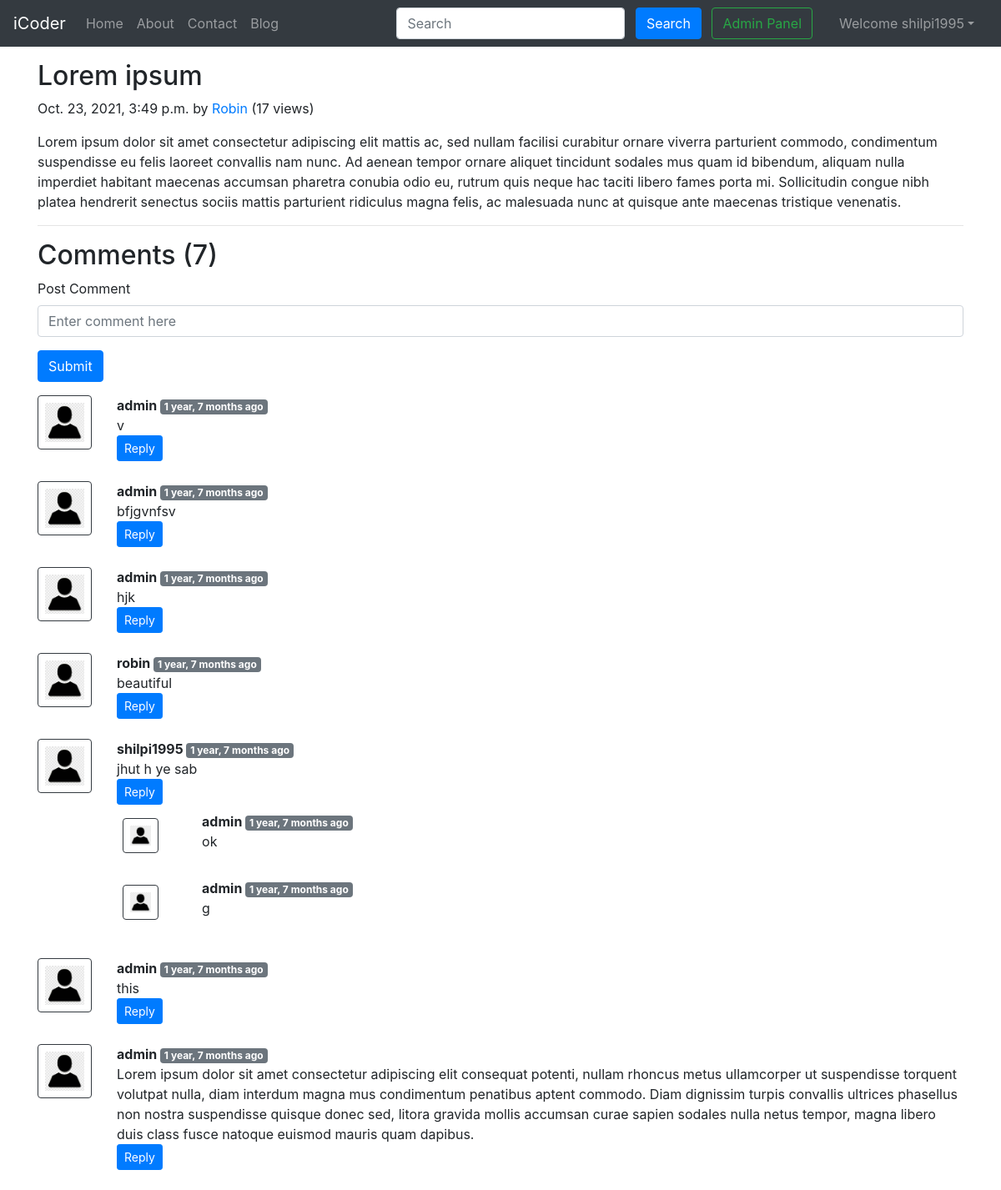
Page /blog/Lorem-ipsum (signed in) on the committed database.
### blog/models.py (models this page shows, shortened)
class Post(models.Model):
    sno = models.AutoField(primary_key=True)
    title = models.CharField(max_length=255)
    content = models.TextField()
    author = models.CharField(max_length=13)
    slug = models.CharField(max_length=130)
    views = models.IntegerField(default=0)
    timeStamp = models.DateTimeField(blank=True)

class BlogComment(models.Model):
    sno = models.AutoField(primary_key=True)
    comment = models.TextField()
    user = models.ForeignKey(User, on_delete=models.CASCADE)
    post = models.ForeignKey(Post, on_delete=models.CASCADE)
    parent = models.ForeignKey('self', on_delete=models.CASCADE, null=True)
    timestamp = models.DateTimeField(default=now)

### blog/views.py (the view)
# urls.py: path('<str:slug>', views.blogPost, name='blogPost'),
def blogPost(request, slug):
    post = Post.objects.filter(slug=slug).first()
    post.views = post.views + 1
    post.save()
    comments = BlogComment.objects.filter(post=post, parent=None)
    replies = BlogComment.objects.filter(post=post).exclude(parent=None)
    replyDict = {}
    for reply in replies:
        if reply.parent.sno not in replyDict.keys():
            replyDict[reply.parent.sno] = [reply]
        else:
            replyDict[reply.parent.sno].append(reply)
    context = {'post': post, 'comments': comments,
               'user': request.user, 'replyDict': replyDict}
    return render(request, "blog/blogPost.html", context)

### blog/templatetags/extras.py (called while the page is built)
@register.filter(name='get_val')
def get_val(dict, key):
    return dict.get(key)

### templates/blog/blogPost.html (shortened to what this page needs)
{% extends 'base.html' %}
{% block body %}
{% load humanize %}
{% load extras %}
<div class="container my-3">
    <h2 class="blog-post-title">{{post.title}}</h2>
    <p class="blog-post-meta">{{post.timeStamp}} by <a href="/about">{{post.author}}</a>
    (<span>{{post.views}} views</span>)</p>
    <p>{{post.content|safe}}</p>
    <hr>
</div>
<div class="container">
    <h2> Comments ({{comments.count}}) </h2>
    <div class="my-2">
        {% if user.is_authenticated %}
        <form action="/blog/postComment" method="post">
            <div class="form-group">
                <label for="exampleInputEmail1">Post Comment </label>
                <input type="text" class="form-control" name="comment" placeholder="Enter comment here">
            </div>
            <button type="submit" class="btn btn-primary">Submit</button>
        </form>
        {% else %}
        Please login to post a comment
        {% endif %}
    </div>
    {% for comment in comments %}
    <div class="row my-3">
        <div class="col-md-1  ">
            <img class="rounded mx-auto d-block w-100 border border-dark p-2" src="/static/img/user.jpeg" alt="user">
        </div>
        <div class="col-md-11 ">
            <b> {{comment.user.username}} </b> <span class="badge badge-secondary ">{{comment.timestamp| naturaltime}}</span>
            <div>{{comment.comment}}</div>
            <div class="reply mx-0">
                {% if user.is_authenticated %}
                <button class="btn btn-sm btn-primary" type="button" data-toggle="collapse" data-target="#replyBox{{comment.sno}}" aria-expanded="false" aria-controls="replyBox{{comment.sno}}">
                    Reply
                </button>
                {% else %}
                <button class="btn btn-sm btn-primary" type="button" data-toggle="collapse" data-target="#replyBox{{comment.sno}}" aria-expanded="false" aria-controls="replyBox{{comment.sno}}">
                    Login to reply
                </button>
                {% endif %}
                <div class="replies my-2 ">
                    {% for reply in replyDict|get_val:comment.sno %}
                    <div class="row my-2">
                        <div class="col-md-1 ">
                            <img class="rounded mx-auto d-block w-75 my-2 border border-dark p-2" src="/static/img/user.jpeg" alt="user">
                        </div>
                        <div class="col-md-11">
                            <div class="col-md-11 ">
                                <b> {{reply.user.username}} </b> <span class="badge badge-secondary ">{{reply.timestamp| naturaltime}}</span>
                                <div>{{reply.comment}}</div>
                            </div>
                            <br>
                        </div>
                    </div>
                    {% endfor %}
                </div>
            </div>
        </div>
    </div>
    {% endfor %}
</div>
{% endblock %}

### templates/base.html (shortened to what this page needs)
<!doctype html>
<html lang="en">
  <head>
    <link rel="stylesheet" href="https://stackpath.bootstrapcdn.com/bootstrap/4.5.2/css/bootstrap.min.css">
  </head>
  <body>
    <nav class="navbar navbar-expand-lg navbar-dark bg-dark">
        <a class="navbar-brand" href="/">iCoder</a>
        <div class="collapse navbar-collapse" id="navbarSupportedContent">
          <ul class="navbar-nav mr-auto">
            <li class="nav-item {% block homeactive %}  {% endblock homeactive %}">
              <a class="nav-link" href="/">Home <span class="sr-only">(current)</span></a>
            </li>
            <li class="nav-item {% block aboutactive %}  {% endblock aboutactive %}" >
              <a class="nav-link" href="/about">About</a>
            </li>
            <li class="nav-item {% block contactactive %}  {% endblock contactactive %} ">
              <a class="nav-link" href="/contact">Contact</a>
            </li>
            <li class="nav-item {% block blogactive %}  {% endblock blogactive %} ">
              <a class="nav-link" href="/blog">Blog</a>
            </li>
          </ul>
          <div class="ml-auto form-inline ">
          <form method="get" action="/search"class="my-2 my-lg-0 mx-3">
            <input class="form-control mr-sm-2" type="search" placeholder="Search" aria-label="Search" name="query" id="query">
            <button class="btn btn-primary my-2 my-sm-0 " type="submit">Search</button>
            <a href="/admin" role="button" target="_blank" class="btn btn-outline-success m-2 my-sm-0"> Admin Panel </a>
          </form>
{% if user.is_authenticated %}
<ul class="navbar-nav mr-2">
<li class="nav-item dropdown">
<a class="nav-link dropdown-toggle" href='#' id="navbarDropdown" role="button" data-toggle="dropdown"> Welcome {{request.user}}</a>
      </li>
      </ul>
      </div>
{% endif %}
        </div>
      </nav>
      {% block body %}  {% endblock body %}
  </body>
</html>

### rows in the picture
Post: title "Lorem ipsum", timeStamp "Oct. 23, 2021, 3:49 p.m.", author "Robin", views "17", content "Lorem ipsum dolor sit amet consectetur adipiscing elit mattis ac, sed nullam facilisi curabitur ornare viverra parturient commodo, condimentum suspendisse eu felis laoreet convallis nam nunc. Ad aenean tempor ornare aliquet tincidunt sodales mus quam id bibendum, aliquam nulla imperdiet habitant maecenas accumsan pharetra conubia odio eu, rutrum quis neque hac taciti libero fames porta mi. Sollicitudin congue nibh platea hendrerit senectus sociis mattis parturient ridiculus magna felis, ac malesuada nunc at quisque ante maecenas tristique venenatis."
BlogComment: user.username "admin", timestamp "1 year, 7 months ago", comment "v"
BlogComment: user.username "admin", timestamp "1 year, 7 months ago", comment "bfjgvnfsv"
BlogComment: user.username "admin", timestamp "1 year, 7 months ago", comment "hjk"
BlogComment: user.username "robin", timestamp "1 year, 7 months ago", comment "beautiful"
BlogComment: user.username "shilpi1995", timestamp "1 year, 7 months ago", comment "jhut h ye sab"
BlogComment: user.username "admin", timestamp "1 year, 7 months ago", comment "ok"
BlogComment: user.username "admin", timestamp "1 year, 7 months ago", comment "g"
BlogComment: user.username "admin", timestamp "1 year, 7 months ago", comment "this"
BlogComment: user.username "admin", timestamp "1 year, 7 months ago", comment "Lorem ipsum dolor sit amet consectetur adipiscing elit consequat potenti, nullam rhoncus metus ullamcorper ut suspendisse torquent volutpat nulla, diam interdum magna mus condimentum penatibus aptent commodo. Diam dignissim turpis convallis ultrices phasellus non nostra suspendisse quisque donec sed, litora gravida mollis accumsan curae sapien sodales nulla netus tempor, magna libero duis class fusce natoque euismod mauris quam dapibus."

### other values in the picture
{{ request.user }} "shilpi1995"
{{ comments.count }} "7"
